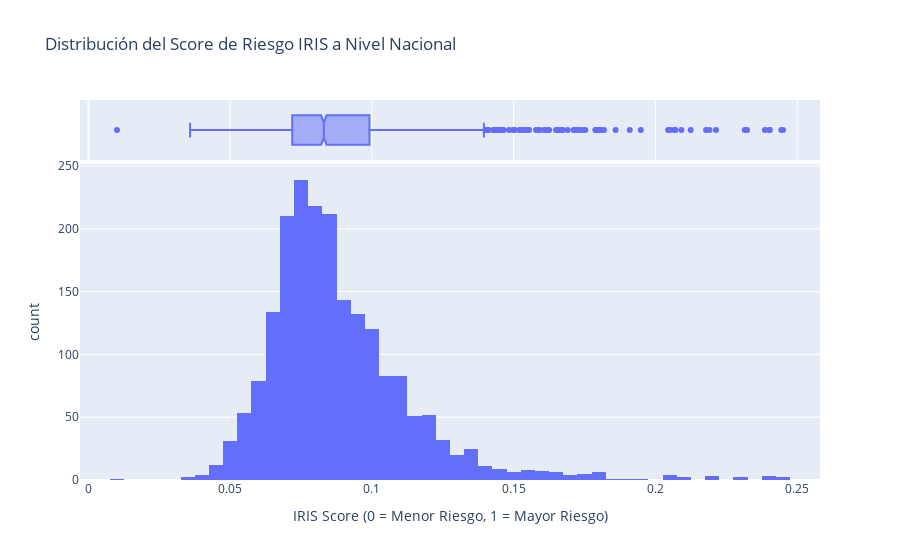

The code cell stored with this chart in its notebook:
### Code cell
# --- National Level Analysis: IRIS Score Distribution ---

# Simplemente eliminamos st.header()

fig = px.histogram(
    df_scores,
    x="iris_score",
    title="Distribución del Score de Riesgo IRIS a Nivel Nacional",
    labels={"iris_score": "IRIS Score (0 = Menor Riesgo, 1 = Mayor Riesgo)"},
    nbins=50,
    marginal="box" # Añade un boxplot para ver la mediana y los cuartiles
)
fig.show()

print("\n--- Estadísticas Descriptivas del IRIS Score ---")
display(df_scores['iris_score'].describe())

### Figure 1 — Plotly figure (JSON) as saved in the notebook; plotly's stock layout.template omitted (floating-point values rounded to 4 significant figures; data arrays with more than 128 entries replaced by an {"elided": "..."} marker saying what was removed)
{"data": [{"bingroup": "x", "hovertemplate": "IRIS Score (0 = Menor Riesgo, 1 = Mayor Riesgo)=%{x}<br>count=%{y}<extra></extra>", "legendgroup": "", "marker": {"color": "#636efa", "pattern": {"shape": ""}}, "name": "", "nbinsx": 50, "orientation": "v", "showlegend": false, "type": "histogram", "x": {"elided": "2017 float values"}, "xaxis": "x", "yaxis": "y"}, {"hovertemplate": "IRIS Score (0 = Menor Riesgo, 1 = Mayor Riesgo)=%{x}<extra></extra>", "legendgroup": "", "marker": {"color": "#636efa"}, "name": "", "notched": true, "showlegend": false, "type": "box", "x": {"elided": "2017 float values"}, "xaxis": "x2", "yaxis": "y2"}], "layout": {"barmode": "relative", "legend": {"tracegroupgap": 0}, "title": {"text": "Distribución del Score de Riesgo IRIS a Nivel Nacional"}, "xaxis": {"anchor": "y", "domain": [0, 1], "title": {"text": "IRIS Score (0 = Menor Riesgo, 1 = Mayor Riesgo)"}}, "xaxis2": {"anchor": "y2", "domain": [0, 1], "matches": "x", "showgrid": true, "showticklabels": false}, "yaxis": {"anchor": "x", "domain": [0, 0.8316], "title": {"text": "count"}}, "yaxis2": {"anchor": "x2", "domain": [0.8416, 1], "matches": "y2", "showgrid": false, "showline": false, "showticklabels": false, "ticks": ""}}}
